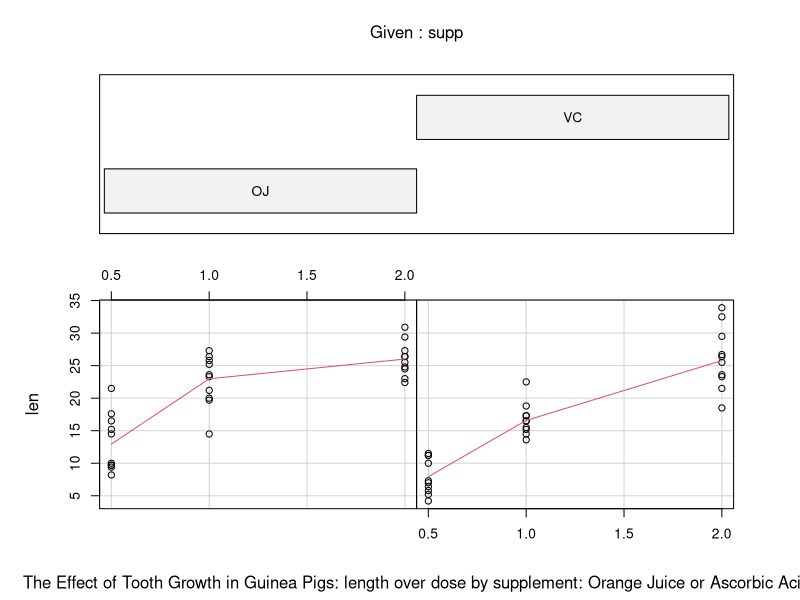
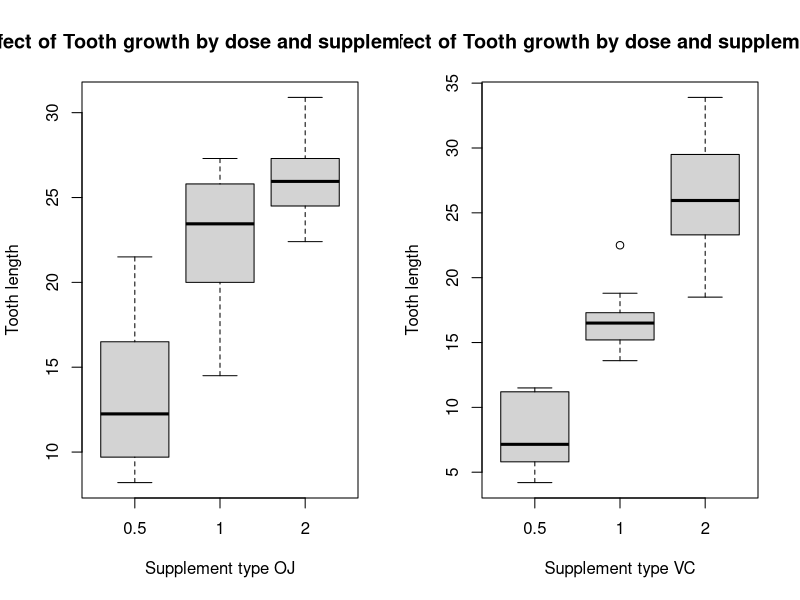

Generate these figures, in order, with R:
## ---- chunk 1
#load the data package
data(ToothGrowth)
#peek to see its structure
head(ToothGrowth)
#give me a more comprehensive look at the data structure
str(ToothGrowth)
#what are the names of the columns
names(ToothGrowth)
#what are the dimensions of the data 
dim(ToothGrowth)
#Lets look at a summary of the data
summary(ToothGrowth)

ToothGrowth_OJ <- subset(ToothGrowth, ToothGrowth[,2] =='OJ')

ToothGrowth_VC <- subset(ToothGrowth, ToothGrowth[,2] =='VC')

#The help page also displays a nice way to visualize the data set
require(graphics)
coplot(len ~ dose | supp, data = ToothGrowth, panel = panel.smooth, xlab ="The Effect of Tooth Growth in Guinea Pigs: length over dose by supplement: Orange Juice or Ascorbic Acid")
## ---- chunk 2

par(mfrow=c(1,2))
boxplot(ToothGrowth_OJ[,1]~ToothGrowth_OJ[,3],data=ToothGrowth_OJ, main="Effect of Tooth growth by dose and supplement OJ", xlab="Supplement type OJ", ylab="Tooth length")

boxplot(ToothGrowth_VC[,1]~ToothGrowth_VC[,3],data=ToothGrowth_VC, main="Effect of Tooth growth by dose and supplement VC", xlab="Supplement type VC", ylab="Tooth length")

toothgrowthmeans <- aggregate(ToothGrowth$len,list(ToothGrowth$supp,ToothGrowth$dose),FUN=mean)

summary(toothgrowthmeans)

toothgrowthvar <- aggregate(ToothGrowth$len,list(ToothGrowth$supp,ToothGrowth$dose),FUN=var)


se <- function(x) sqrt(var(x)/length(x))

toothgrowthsd <- aggregate(ToothGrowth$len,list(ToothGrowth$supp,ToothGrowth$dose),FUN=sd)

toothgrowthse <- aggregate(ToothGrowth$len,list(ToothGrowth$supp,ToothGrowth$dose),FUN=se)


summary(toothgrowthsd)

summary(toothgrowthse)


summary(toothgrowthvar)

ToothGrowth_var_oj <- subset(toothgrowthvar, toothgrowthvar[,1] =='OJ')

ToothGrowth_var_vc <- subset(toothgrowthvar, toothgrowthvar[,1] =='VC')

mean(ToothGrowth_var_oj[,3])

mean(ToothGrowth_var_vc[,3])

## ---- chunk 3
t.test(len ~ supp, data = ToothGrowth)
## ---- chunk 4

ToothGrowth_dose0.5 <- subset(ToothGrowth, ToothGrowth[,3] == '0.5')
ToothGrowth_dose1 <- subset(ToothGrowth, ToothGrowth[,3] == '1')
ToothGrowth_dose2 <- subset(ToothGrowth, ToothGrowth[,3] == '2')

ToothGrowth_dose0.5test <- t.test(len ~ supp, data = ToothGrowth_dose0.5)

ToothGrowth_dose1test <- t.test(len ~ supp, data = ToothGrowth_dose1)

ToothGrowth_dose2test <- t.test(len ~ supp, data = ToothGrowth_dose2)

p.value.results <- cbind(ToothGrowth_dose0.5test$p.value, ToothGrowth_dose1test$p.value, ToothGrowth_dose2test$p.value)

colnames(p.value.results) <- c(".5 dose", "1.0 dose", "2.0 dose")

p.value.results

